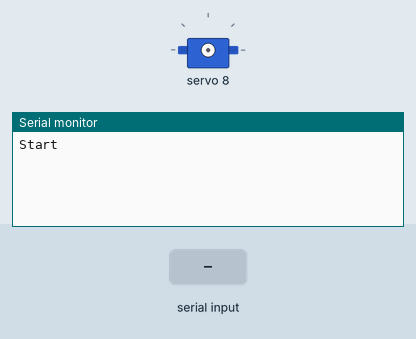
Simulated run of this sketch. Board: Arduino Uno, built with avr-gcc and run on an emulated ATmega328P. On the bench: servo, the last lines printed to the serial monitor. The inputs (shaded band) are chosen by the test bench.

Above: at 1.2 s.
1.3 s: "90,45\n" received over Serial
At 1.31 s:
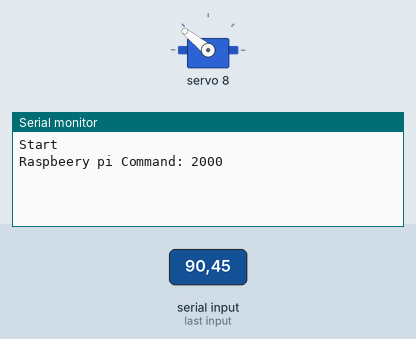
At 2.0 s:
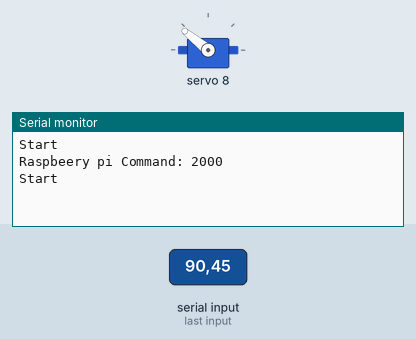

The sketch:

Pre-Amble_Ardu_0.3.ino.ino
```cpp
String command;
String RaspiCommand;
// Define Motor Outputs on PCA9685 board
int motorX = 0;

// Include Wire Library for I2C Communications
#include <Wire.h>

// Include Adafruit PWM Library
#include <Adafruit_PWMServoDriver.h>

#define MIN_PULSE_WIDTH       1000
#define MAX_PULSE_WIDTH       2000
#define FREQUENCY             50

Adafruit_PWMServoDriver pwm = Adafruit_PWMServoDriver(0x7F);


void setup() {
  // put your setup code here, to run once:
Serial.begin(9600);
Serial.setTimeout(50);
Serial.println("Start");
 pwm.begin();
 pwm.setPWMFreq(FREQUENCY);
}


void moveServo(int controlIn, int motorOut)
{

   if (controlIn > 100){
    controlIn = 100;
   }

   else if (controlIn < -100){
    controlIn = -100;
   }
  int pulse_wide, pulse_width ;
  //Serial.println(controlIn);

  // Convert to pulse width
  pulse_wide = map(controlIn, -100, 100, MIN_PULSE_WIDTH, MAX_PULSE_WIDTH);
  pulse_width = int(float(pulse_wide) / 1000000 * FREQUENCY * 4096);
  RaspiCommand = "Raspbeery pi Command: " + String(pulse_wide);
  Serial.println(RaspiCommand);
  //Control Motor
  pwm.setPWM(motorOut, 0, pulse_width);
  //delay(1000);
}


void loop() {
  // put your main code here, to run repeatedly:
  if (Serial.available()) {
    command = Serial.readStringUntil('\n');
    command.trim();
    RaspiCommand = "Raspbeery pi Command: " + command;
    //Serial.println(RaspiCommand);

    moveServo( (command.toFloat()*100), motorX);

    Serial.println("Start");
  }}
```

Measured:
- after the input at 1.3 s, the serial monitor: prints a new line at once (image 1)
